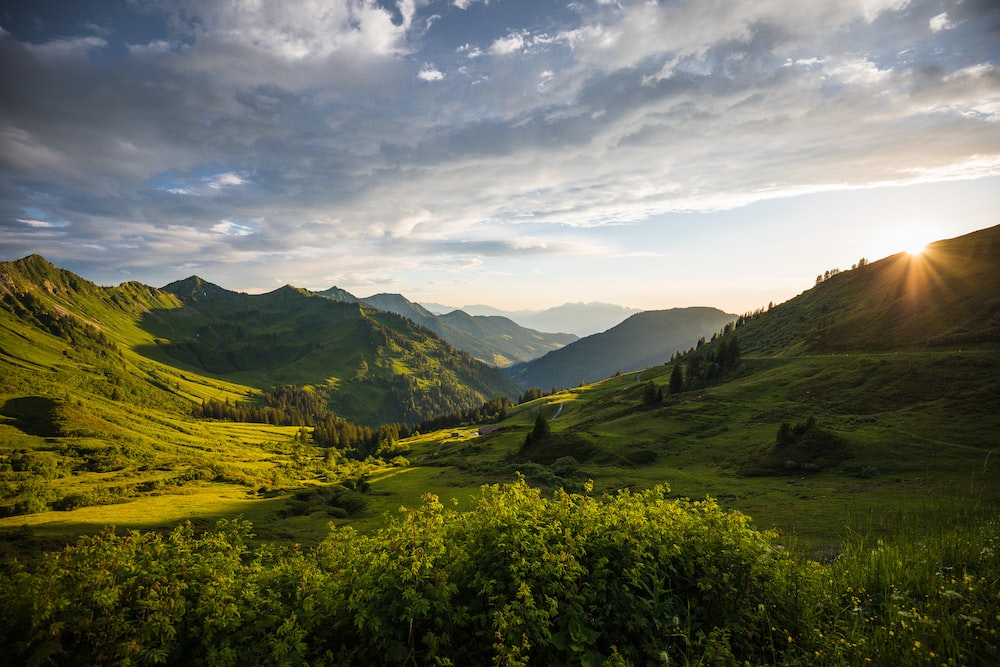
#> input picture DIP_4/landscape.jpg, 1000 x 667 px
$ python Point_Detection.py
#> lines starting #> are read from the running program, lines starting #| are printed output that depends on the picture; after the words box and inside, x2 and y2 are one past the last pixel; in counts of white or black regions, pixels touching at a corner belong together
from PIL import Image
import matplotlib.pyplot as plt
import numpy as np
import cv2

image_path = 'landscape.jpg'
image = Image.open(image_path)
#> image is the input picture: PIL image 1000x667 RGB; mean R, G, B 107.1, 108.5, 88.5

gray_image = cv2.cvtColor(np.array(image), cv2.COLOR_RGB2GRAY)
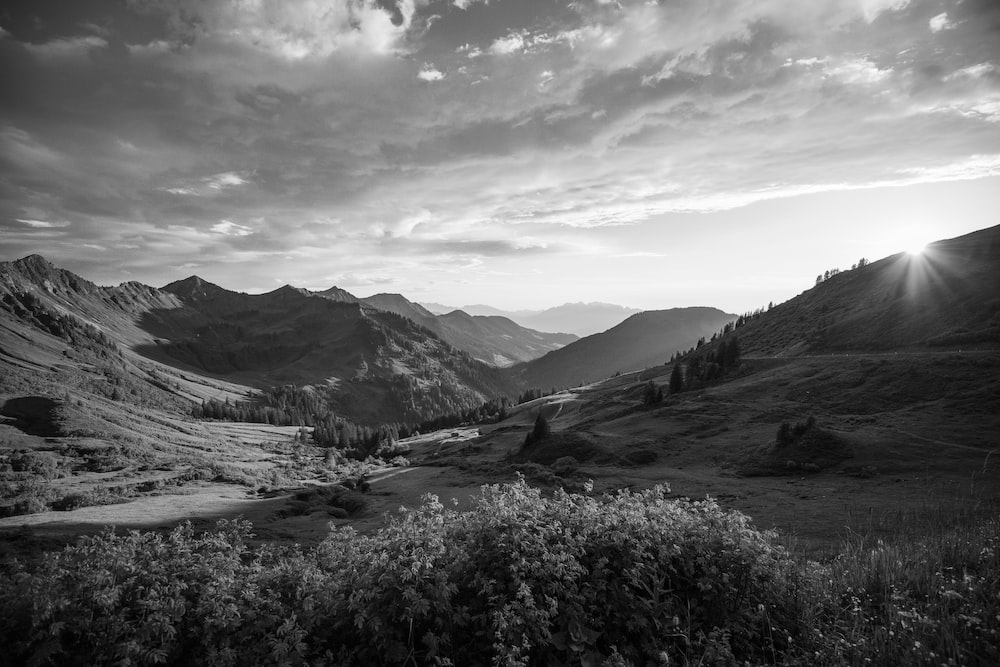
#> gray_image: shape (667, 1000); min 0, max 255, mean 105.8

threshold_value = 200

thresholded_image = np.where(gray_image > threshold_value, 255, 0).astype(np.uint8)
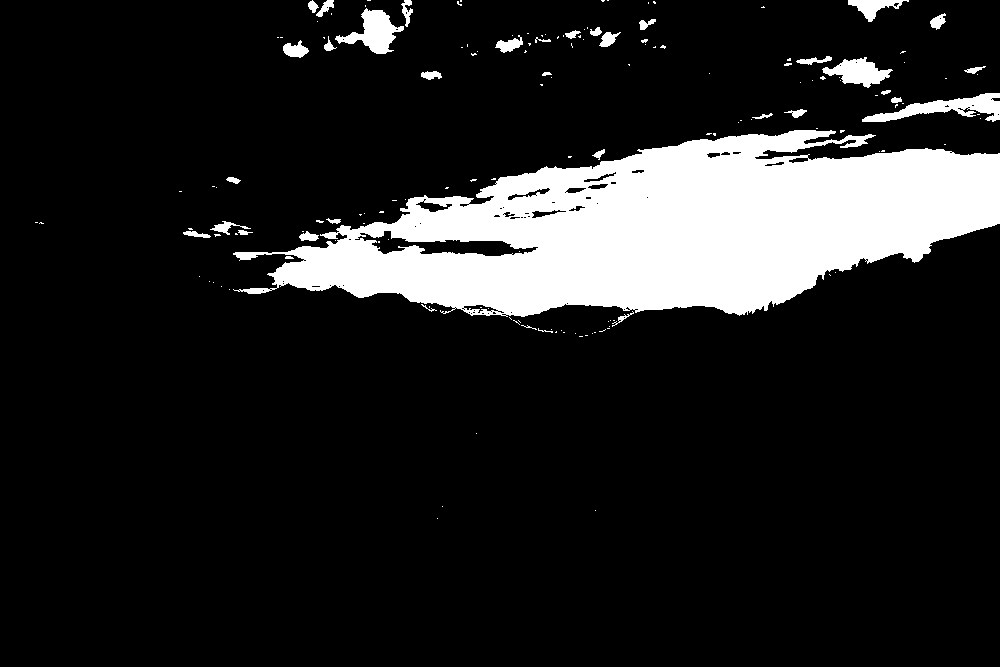
#> thresholded_image: shape (667, 1000); 13.6% white; 158 white regions (120 under 20 px), largest, box (x1, y1, x2, y2) and area: (233, 130, 1000, 317) 82785, (862, 93, 1000, 122) 1688, (335, 8, 404, 54) 1396

plt.figure(figsize=(12, 6))

plt.subplot(1, 2, 1)
plt.imshow(gray_image, cmap='gray')
plt.title('Original Image')
plt.axis('off')

plt.subplot(1, 2, 2)
plt.imshow(thresholded_image, cmap='gray')
plt.title('Thresholded Image')
plt.axis('off')

plt.show()
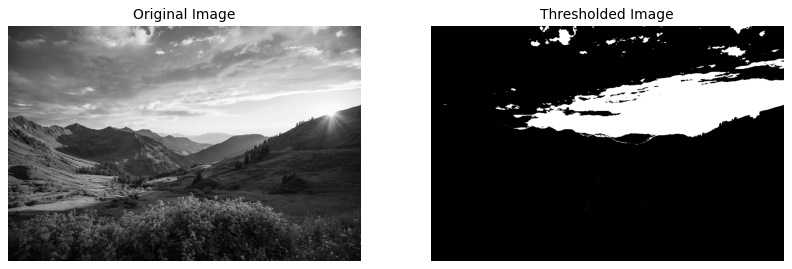
#> figure drawn by matplotlib, 2 panels
